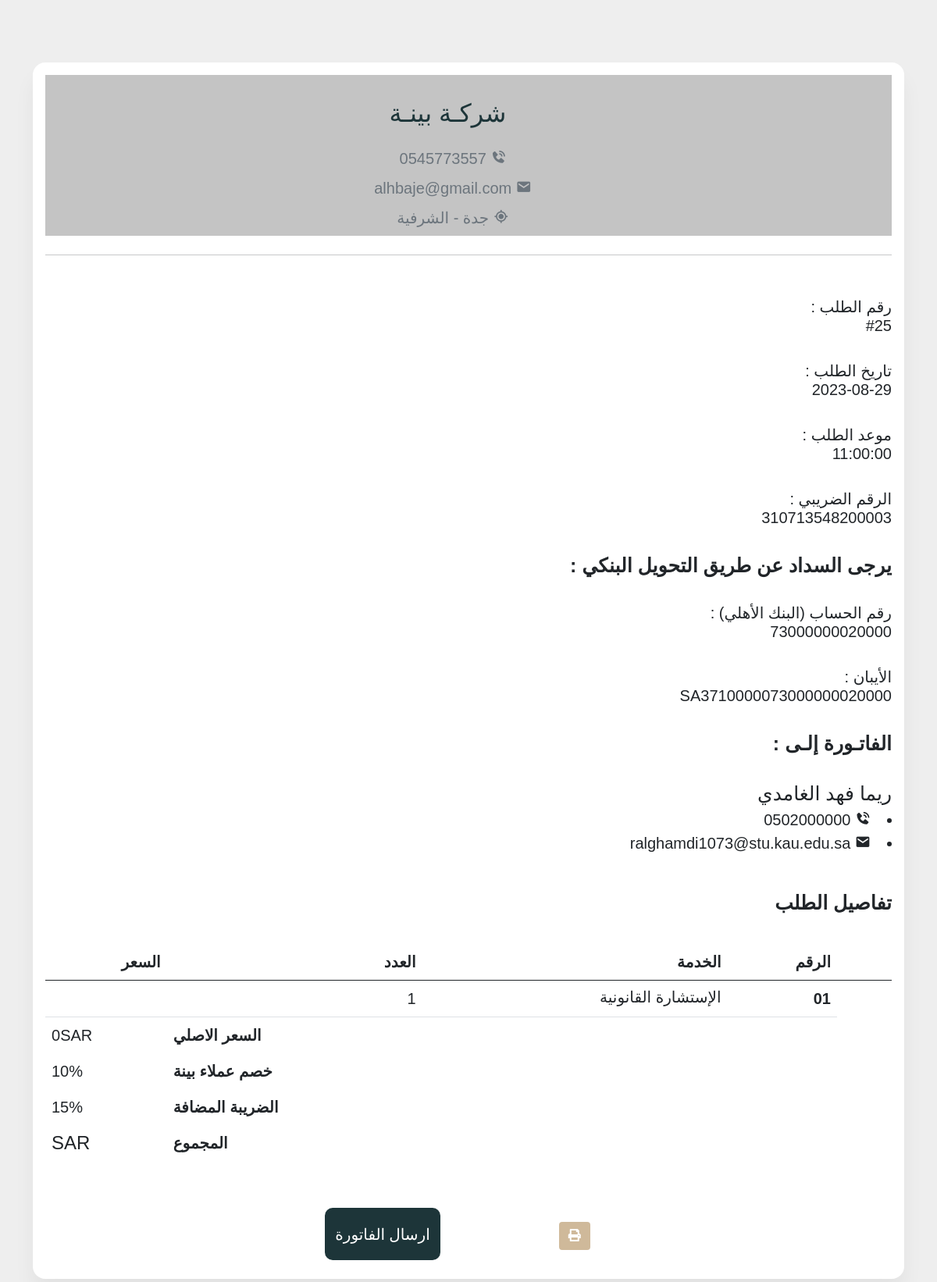
The app's page /Admin/invoice.php?appointment_id=25 with its own data.
### tables this page shows
CREATE TABLE `appointments` (
  `Appointment_id` int(20) NOT NULL,
  `Client` int(10) NOT NULL,
  `Service_id` int(3) NOT NULL,
  `Urgent` int(1) DEFAULT NULL,
  `Brief` varchar(500) NOT NULL,
  `File` varchar(500) DEFAULT NULL,
  `total_price` double DEFAULT NULL,
  `Date` date NOT NULL,
  `time` time NOT NULL,
  `place` int(1) DEFAULT NULL,
  `status` varchar(30) NOT NULL,
  `initial_price` double DEFAULT NULL
);

CREATE TABLE `clients` (
  `client_id` int(10) NOT NULL,
  `First_name` varchar(40) NOT NULL,
  `Middle_name` varchar(40) NOT NULL,
  `Last_name` varchar(40) NOT NULL,
  `Email` varchar(50) NOT NULL,
  `Phone` varchar(12) NOT NULL,
  `NationalID` varchar(10) NOT NULL,
  `password` varchar(50) DEFAULT NULL,
  `registered` int(1) DEFAULT NULL,
  `reset_token_expires_at` datetime DEFAULT NULL,
  `reset_token_hash` varchar(64) DEFAULT NULL,
  `user_id` int(50) DEFAULT NULL
);

CREATE TABLE `services` (
  `Service_id` int(3) NOT NULL,
  `title` varchar(200) NOT NULL,
  `description` varchar(1000) NOT NULL
);

### Admin/invoice2.php (called while the page is built, shortened)
<?php
include '../database.php';
$appointmentId =  $_GET['appointment_id'];
$smt = mysqli_prepare($conn, "SELECT * FROM appointments WHERE appointment_id = '$appointmentId'");
mysqli_stmt_execute($smt);
$result = mysqli_stmt_get_result($smt);
if (mysqli_num_rows($result) == 0) {
    $smt = mysqli_prepare($conn, "SELECT * FROM orders WHERE order_id = '$appointmentId'");
    mysqli_stmt_execute($smt);
    $result = mysqli_stmt_get_result($smt);
    $row = mysqli_fetch_assoc($result);
    $filed = $row['filed'];
    $prosecutor = $row['prosecutor'];
    $defendant = $row['defendant'];
    $required_work = $row['required_work'];
    $Brief = $row['brief'];
    $requests = $row['requests'];
    $notes = $row['notes'];
    $Service_id = $row['service_id'];
    $client = $row['client_id'];
    $details = $row['details'];
    $parts = explode("$", $details);
    $Date = $row['due_date'];
    $time = $row['time'];
    $File = $row['file'];
    $total_price = $row['total_price'];
    $initial_price = $row['initial_price'];
    $status = $row['status'];
} else {
    $row = mysqli_fetch_assoc($result);
    $Date = $row['Date'];
    $time = $row['time'];
    $client = $row['Client'];
    $status = $row['status'];
    $Service_id = $row['Service_id'];
    $initial_price = $row['initial_price'];
}
$stmt = mysqli_prepare($conn, "SELECT * FROM clients WHERE client_id = '$client'");
mysqli_stmt_execute($stmt);
$result = mysqli_stmt_get_result($stmt);
$row = mysqli_fetch_assoc($result);
$Fristname = $row['First_name'];
$Middlename = $row['Middle_name'];
$Lastname = $row['Last_name'];
$phone = $row['Phone'];
$email = $row['Email'];
$registered = $row['registered'];
$slmt = mysqli_prepare($conn, "SELECT * FROM services WHERE Service_id = '$Service_id'");
mysqli_stmt_execute($slmt);
$result = mysqli_stmt_get_result($slmt);
$row = mysqli_fetch_assoc($result);
$title = $row['title'];

### Admin/invoice.php (the view, shortened to what this page needs)
<!DOCTYPE html>
<html lang="en">
<head>
  <link href='https://unpkg.com/boxicons@2.1.4/css/boxicons.min.css' rel='stylesheet' />
  <link href="https://cdn.jsdelivr.net/npm/bootstrap@5.0.1/dist/css/bootstrap.min.css" rel="stylesheet">
  <?php include 'invoice2.php'; ?>
</head>
<body>
  <link rel="stylesheet" href="https://cdnjs.cloudflare.com/ajax/libs/font-awesome/5.13.1/css/all.min.css" />
  <div class="container">
    <div class="row">
      <div class="col-lg-12">
        <br> <br>
        <div class="card">
          <div class="card-body">
            <div class="invoice-title" style="background-color: #C4C4C4;">
              <br>
              <div class="mb-4 " style=" text-align: center; color:#1D3539;" dir="rtl">
                <h2>&nbsp;&nbsp;&nbsp;&nbsp;&nbsp;&nbsp;شركـة بينـة</h2>
              </div>
              <div class="text-muted " style=" text-align: center;" dir="rtl">
                <ul class="nav flex-column ">
                  <li class="nav-item mb-2 "><i class='bx bxs-phone-call icon'></i> 0545773557</li>
                  <li class="nav-item mb-2 "><i class='bx bxs-envelope icon'></i> alhbaje@gmail.com</li>
                  <li class="nav-item mb-2 "><i class='bx bx-current-location icon'></i> جدة - الشرفية</li>
                </ul>
              </div>
            </div>
            <hr class="my-4">
            <div class="row">
              <div class="col-sm-6">
              </div>
              <div class="col-sm-6">
                <div class="text-sm-end" dir="rtl">
                  <div>
                    <br>
                    <h5 class="font-size-15 mb-1"> رقم الطلب : <br>#<?php echo $appointmentId; ?> </h5>
                    <br>
                    <h5 class="font-size-15 mb-1"> تاريخ الطلب : <br><?php echo $Date; ?> </h5>
                    <br>
                    <h5 class="font-size-15 mb-1"> موعد الطلب : <br><?php echo $time; ?> </h5>
                    <br>
                    <h5 class="font-size-15 mb-1"> الرقم الضريبي : <br>310713548200003 </h5>
                    <br>
                    <h5 class="font-size-15 mb-1" style="font-weight: bold; font-size:25px;"> يرجى السداد عن طريق التحويل البنكي :</h5>
                    <br>
                    <h5 class="font-size-15 mb-1"> رقم الحساب (البنك الأهلي) : <br>73000000020000 </h5>
                    <br>
                    <h5 class="font-size-15 mb-1"> الأيبان : <br>SA3710000073000000020000 </h5>
                    <br>
                    <h5 class="font-size-15 mb-1" style="font-weight: bold; font-size:25px;"> الفاتـورة إلـى :</h5>
                    <br>
                    <h5 class="font-size-15 mb-1" style="font-size:25px;"><?php echo $Fristname . " ", $Middlename, " ", $Lastname; ?></h5>
                    <li><i class='bx bxs-phone-call icon'></i> <?php echo $phone; ?></li>
                    <li class="nav-item mb-2 "><i class='bx bxs-envelope icon'></i> <?php echo $email; ?></li>
                  </div>
                </div>
              </div>
            </div>
            <div class="py-2">
              <br>
              <h5 class="font-size-15" style="  font-weight: bold; font-size:25px;" dir="rtl">تفاصيل الطلب</h5>
              <div class="table-responsive">
                <table class="table align-middle table-nowrap table-centered mb-0">
                  <thead>
                    <tr dir="rtl">
                      <th>السعر</th>
                      <th>العدد</th>
                      <th>الخدمة</th>
                      <th>الرقم</th>
                      <th style="width: 70px;"></th>
                    </tr>
                  </thead>
                  <tbody>
                    <tr dir="rtl">
                      <td> <?php echo $total_price; ?></td>
                      <td>1</td>
                      <td>
                        <div>
                          <h5 class="text-truncate font-size-14 mb-1"><?php echo $title; ?></h5>
                        </div>
                      </td>
                      <th scope="row">01</th>
                    </tr>
                    <br>
                    <tr>
                      <td class="border-0 "> <?php echo $initial_price; ?>SAR</td>
                      <th scope="row" colspan="4" class="border-0 ">
                        السعر الاصلي</th>
                    </tr>
                    <tr>
                      <td class="border-0">
                        <?php echo ($registered == 1) ? '10%' : '0%'; ?>
                      </td>
                      <th scope="row" colspan="1" class="border-0">
                        خصم عملاء بينة
                      </th>
                    </tr>
                    <tr>
                      <td class="border-0 ">15%</td>
                      <th scope="row" colspan="4" class="border-0 ">
                        الضريبة المضافة</th>
                    </tr>
                    <tr>
                      <td class="border-0 ">
                        <h4 class="m-0 fw-semibold"><?php echo $total_price; ?>SAR</h4>
                      </td>
                      <th scope="row" colspan="4" class="border-0 ">المجموع</th>
                    </tr>
                  </tbody>
                </table>
              </div>
              <br> <br>
              <div class="container" style=" display: flex !important;justify-content: center !important;font-family:Amiri !important;">
                <?php if ($status != "تم القبول") { ?>
                  <button class="submit" class="button" name="invoice_btn" style="background-color:#1D3539 !important;color:white;border-radius: 10px; border: 7px solid #1D3539;">
                    <a href="API.php?appointment_id=<?php echo $appointmentId; ?>&type=accept" style="color: #FFF; text-decoration:none;">
                      ارسال الفاتورة</a>
                  </button>
                <?php } else { ?>
                <?php } ?>
                <button class="button" style=" background-color:#fff !important;border: 7px solid #fff; border-radius: 7px;">
                  <div class="float-end">
                    <a href="javascript:window.print()" class="btn btn-success me-1" style="background-color: #CFB99A;    border:none; "><i class="fa fa-print"></i></a>
                  </div>
                </button>
              </div>
            </div>
          </div>
        </div>
        <br> <br>
      </div>
    </div>
  </div>
</body>
</html>

### Admin/invoice.php (style rules this page uses)
body { margin-top: 20px; background-color: #eee; font-family: 'Cairo', sans-serif; font-size: 20px; }
.card { position: relative; display: flex; flex-direction: column; min-width: 0; word-wrap: break-word; background-color: #fff; background-clip: border-box; border: 0 solid rgba(0, 0, 0, .125); border-radius: 1rem; box-shadow: 0 20px 27px 0 rgb(0 0 0 / 5%); }
.button { flex: 1; max-width: 200px; height: 50px; margin: 10px; border-radius: 10px; color: #FFF; width: 157px; height: 46.896px !important; flex-shrink: 0; color: rgb(255, 255, 255); text-decoration: none; font-size: 15px !important; border-radius: 7px; padding: 1px 7px !important; }

### records on screen
appointments: Date "2023-08-29", time "11:00:00", initial_price "0"
clients: First_name "ريما", Middle_name "فهد", Last_name "الغامدي", Phone "0502000000", Email "ralghamdi1073@stu.kau.edu.sa"
services: title "الإستشارة القانونية"

### other values on screen
$appointmentId "25"
